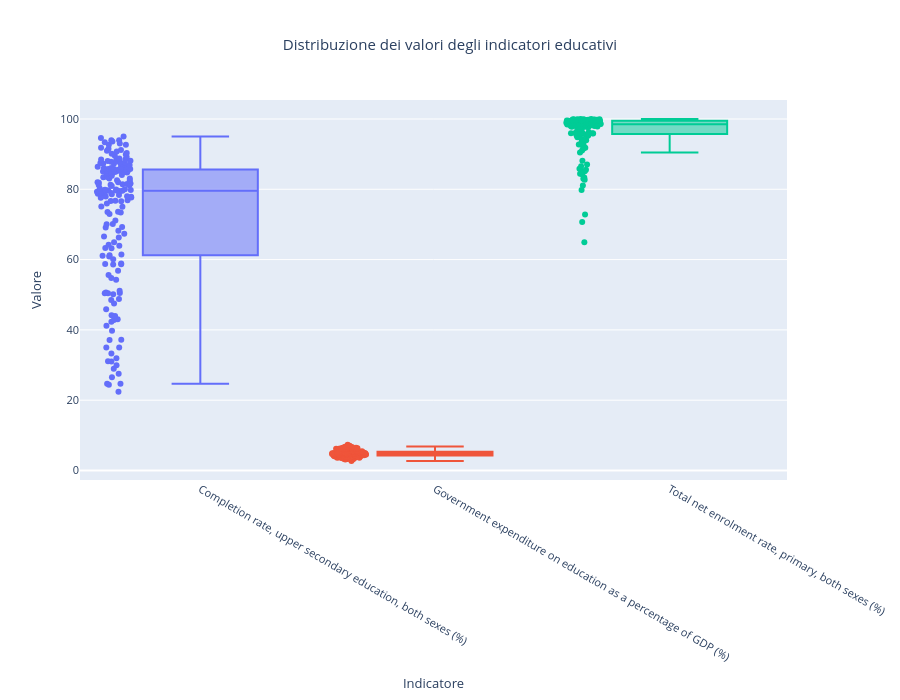

Here is the notebook cell this chart was saved with:
### Code cell
# Distribuzione degli indicatori educativi
fig = plot_box_distribution(df_ed_raw)
fig.show()

### Figure 1 — Plotly figure (JSON) as saved in the notebook; plotly's stock layout.template omitted (floating-point values rounded to 4 significant figures; data arrays with more than 128 entries replaced by an {"elided": "..."} marker saying what was removed)
{"data": [{"alignmentgroup": "True", "boxpoints": "all", "customdata": {"elided": "250x2 mixed values"}, "hovertemplate": "Indicatore=%{x}<br>Valore=%{y}<br>Paese=%{customdata[0]}<br>Year=%{customdata[1]}<extra></extra>", "legendgroup": "Completion rate, upper secondary education, both sexes (%)", "marker": {"color": "#636efa"}, "name": "Completion rate, upper secondary education, both sexes (%)", "notched": false, "offsetgroup": "Completion rate, upper secondary education, both sexes (%)", "orientation": "v", "showlegend": true, "type": "box", "x": {"elided": "250 str values"}, "x0": " ", "xaxis": "x", "y": {"elided": "250 float values"}, "y0": " ", "yaxis": "y"}, {"alignmentgroup": "True", "boxpoints": "all", "customdata": {"elided": "250x2 mixed values"}, "hovertemplate": "Indicatore=%{x}<br>Valore=%{y}<br>Paese=%{customdata[0]}<br>Year=%{customdata[1]}<extra></extra>", "legendgroup": "Government expenditure on education as a percentage of GDP (%)", "marker": {"color": "#EF553B"}, "name": "Government expenditure on education as a percentage of GDP (%)", "notched": false, "offsetgroup": "Government expenditure on education as a percentage of GDP (%)", "orientation": "v", "showlegend": true, "type": "box", "x": {"elided": "250 str values"}, "x0": " ", "xaxis": "x", "y": {"elided": "250 float values"}, "y0": " ", "yaxis": "y"}, {"alignmentgroup": "True", "boxpoints": "all", "customdata": {"elided": "250x2 mixed values"}, "hovertemplate": "Indicatore=%{x}<br>Valore=%{y}<br>Paese=%{customdata[0]}<br>Year=%{customdata[1]}<extra></extra>", "legendgroup": "Total net enrolment rate, primary, both sexes (%)", "marker": {"color": "#00cc96"}, "name": "Total net enrolment rate, primary, both sexes (%)", "notched": false, "offsetgroup": "Total net enrolment rate, primary, both sexes (%)", "orientation": "v", "showlegend": true, "type": "box", "x": {"elided": "250 str values"}, "x0": " ", "xaxis": "x", "y": {"elided": "250 float values"}, "y0": " ", "yaxis": "y"}], "layout": {"boxmode": "overlay", "font": {"size": 11}, "height": 700, "legend": {"title": {"text": "Indicatore"}, "tracegroupgap": 0}, "showlegend": false, "title": {"text": "Distribuzione dei valori degli indicatori educativi", "x": 0.5}, "xaxis": {"anchor": "y", "categoryarray": ["Completion rate, upper secondary education, both sexes (%)", "Government expenditure on education as a percentage of GDP (%)", "Total net enrolment rate, primary, both sexes (%)"], "categoryorder": "array", "domain": [0, 1], "title": {"text": "Indicatore"}}, "yaxis": {"anchor": "x", "domain": [0, 1], "title": {"text": "Valore"}}}}
